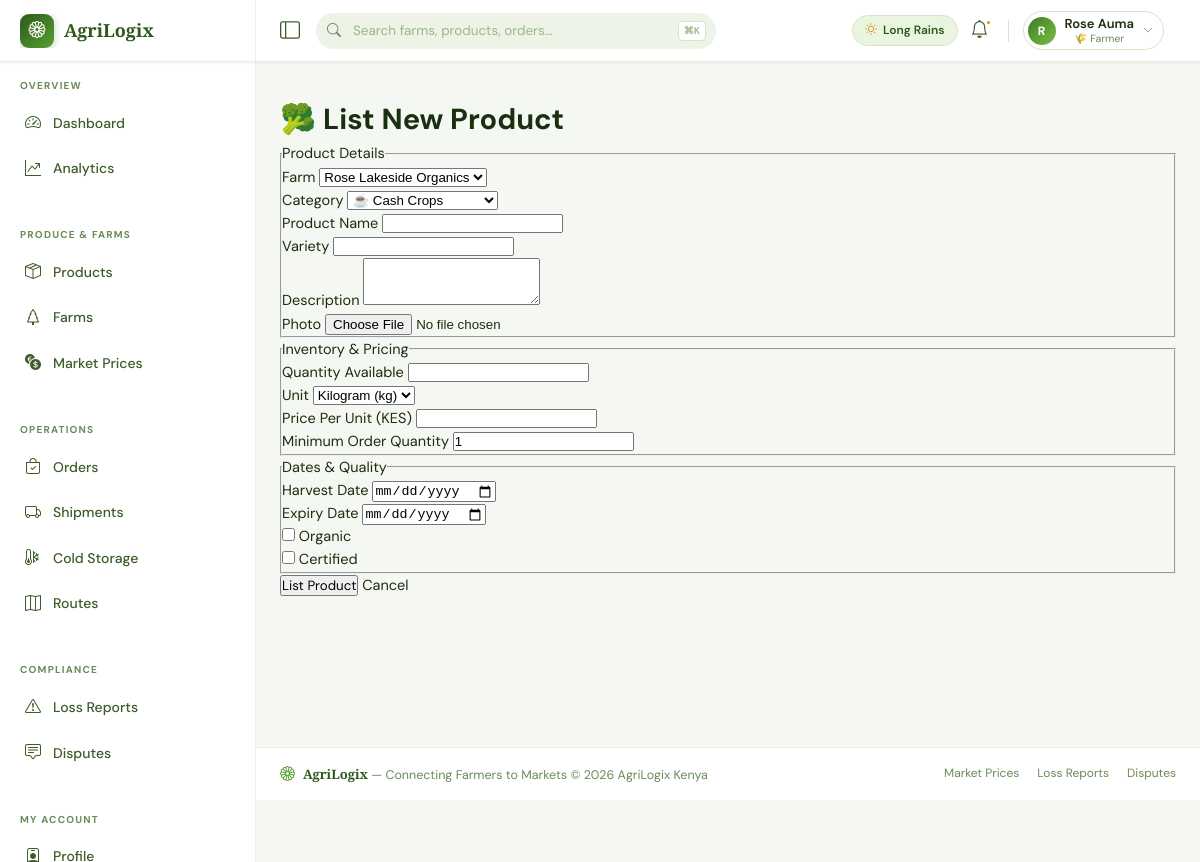
/products/new/ (signed in), run on the app's committed database.
### web_app/models.py (models this page shows, shortened)
class User(AbstractUser):
    ROLE_CHOICES = [
        ('farmer', '🌾 Farmer'),
        ('buyer', '🏪 Buyer / Market'),
        ('driver', '🚛 Logistics Driver'),
        ('cold_storage', '❄️ Cold Storage Operator'),
        ('admin', '⚙️ Platform Admin'),
    ]
    role = models.CharField(max_length=20, choices=ROLE_CHOICES, default='buyer')
    phone = models.CharField(max_length=20, unique=True, null=True, blank=True)
    profile_photo = models.ImageField(upload_to='profiles/', null=True, blank=True)
    location = models.CharField(max_length=255, blank=True)
    latitude = models.DecimalField(max_digits=9, decimal_places=6, null=True, blank=True)
    longitude = models.DecimalField(max_digits=9, decimal_places=6, null=True, blank=True)
    is_verified = models.BooleanField(default=False)
    rating = models.DecimalField(max_digits=3, decimal_places=2, default=0.00)
    total_transactions = models.PositiveIntegerField(default=0)
    created_at = models.DateTimeField(auto_now_add=True)
    updated_at = models.DateTimeField(auto_now=True)
    class Meta:
        verbose_name = "User"
        verbose_name_plural = "Users"

### web_app/views.py (the view, shortened to what this page needs)
# urls.py: path('products/new/', views.product_create_view, name='product_create'),
@login_required
def product_create_view(request):
    if request.user.role != 'farmer':
        messages.error(request, 'Only farmers can list products.')
        return redirect('product_list')
    farms = Farm.objects.filter(owner=request.user, is_active=True)
    categories = ProductCategory.objects.all()
    return render(request, 'products/create.html', {
        'farms': farms,
        'categories': categories,
        'unit_choices': Product.UNIT_CHOICES,
    })

### templates/products/create.html (shortened to what this page needs)
{% extends 'base.html' %}
{% block content %}
<h1>🥦 List New Product</h1>
<form method="post" enctype="multipart/form-data">
    <fieldset>
        <legend>Product Details</legend>
        <label>Farm
            <select name="farm" required>
                {% for farm in farms %}
                    <option value="{{ farm.pk }}">{{ farm.name }}</option>
                {% endfor %}
            </select>
        </label><br>
        <label>Category
            <select name="category" required>
                {% for cat in categories %}
                    <option value="{{ cat.pk }}">{{ cat.icon }} {{ cat.name }}</option>
                {% endfor %}
            </select>
        </label><br>
        <label>Product Name <input type="text" name="name" required></label><br>
        <label>Variety <input type="text" name="variety"></label><br>
        <label>Description <textarea name="description" rows="3"></textarea></label><br>
        <label>Photo <input type="file" name="photo" accept="image/*"></label><br>
    </fieldset>
    <fieldset>
        <legend>Inventory & Pricing</legend>
        <label>Quantity Available <input type="number" name="quantity_available" step="0.01" required></label><br>
        <label>Unit
            <select name="unit">
                {% for value, label in unit_choices %}
                    <option value="{{ value }}">{{ label }}</option>
                {% endfor %}
            </select>
        </label><br>
        <label>Price Per Unit (KES) <input type="number" name="price_per_unit" step="0.01" required></label><br>
        <label>Minimum Order Quantity <input type="number" name="minimum_order_quantity" step="0.01" value="1"></label><br>
    </fieldset>
    <fieldset>
        <legend>Dates & Quality</legend>
        <label>Harvest Date <input type="date" name="harvest_date" required></label><br>
        <label>Expiry Date <input type="date" name="expiry_date"></label><br>
        <label><input type="checkbox" name="is_organic"> Organic</label><br>
        <label><input type="checkbox" name="is_certified"> Certified</label><br>
    </fieldset>
    <button type="submit">List Product</button>
    <a href="{% url 'product_list' %}">Cancel</a>
</form>
{% endblock %}

### templates/base.html (shortened to what this page needs)
<!DOCTYPE html>
<html lang="en">
<head>
    <link href="https://cdn.jsdelivr.net/npm/bootstrap-icons@1.11.3/font/bootstrap-icons.min.css" rel="stylesheet">
</head>
<body>
<nav id="topnav" role="banner">
    <div class="nav-brand-zone">
        <a href="{% url 'dashboard' %}" style="display:flex;align-items:center;gap:10px;overflow:hidden;">
            <div class="brand-logo"><i class="bi bi-flower1"></i></div>
            <span class="brand-text">AgriLogix</span>
        </a>
    </div>
    <div class="nav-controls">
        <button class="sidebar-toggle-btn" id="sidebarToggle" aria-label="Toggle sidebar" title="Toggle navigation">
            <i class="bi bi-layout-sidebar"></i>
        </button>
        <div class="nav-search" role="search">
            <input type="text" id="globalSearch" placeholder="Search farms, products, orders…" autocomplete="off" aria-label="Global search">
            <span class="search-kbd">⌘K</span>
        </div>
        <div class="nav-right">
            {% if user.is_authenticated %}
            <div class="season-chip">
                <i class="bi bi-sun" style="color:var(--amber-400);"></i> Long Rains
            </div>
            <a href="{% url 'notification_list' %}" class="nav-icon-btn" aria-label="Notifications">
                <i class="bi bi-bell"></i>
                {% if unread_count %}
                    <span class="notif-count">{{ unread_count }}</span>
                {% else %}
                    <span class="notif-pip"></span>
                {% endif %}
            </a>
            <div class="profile-dropdown">
                <button class="profile-btn" id="profileToggle" aria-haspopup="true" aria-expanded="false">
                    <div class="p-avatar">{{ user.get_full_name|default:user.username|first|upper }}</div>
                    <div class="p-info">
                        <span class="p-name">{{ user.get_full_name|default:user.username }}</span>
                        <span class="p-role">{{ user.get_role_display }}</span>
                    </div>
                    <i class="bi bi-chevron-down p-chevron"></i>
                </button>
            </div>
            {% else %}
            <div class="auth-links">
                <a href="{% url 'login' %}" class="btn-ghost">Sign In</a>
                <a href="{% url 'register' %}" class="btn-solid">Get Started</a>
            </div>
            {% endif %}
        </div>
    </div>
</nav>
<div id="layout">
    <aside id="sidebar" role="navigation" aria-label="Main navigation">
        <div class="sidebar-inner">
            <span class="sb-section-label">Overview</span>
            <a href="{% url 'dashboard' %}" class="sidebar-link"><i class="bi bi-speedometer2"></i> Dashboard</a>
            <a href="{% url 'analytics_dashboard' %}" class="sidebar-link"><i class="bi bi-graph-up-arrow"></i> Analytics</a>
            <span class="sb-section-label">Produce &amp; Farms</span>
            <a href="{% url 'product_list' %}" class="sidebar-link"><i class="bi bi-box-seam"></i> Products</a>
            <a href="{% url 'farm_list' %}" class="sidebar-link"><i class="bi bi-tree"></i> Farms</a>
            <a href="{% url 'market_prices' %}" class="sidebar-link"><i class="bi bi-currency-exchange"></i> Market Prices</a>
            <span class="sb-section-label">Operations</span>
            <a href="{% url 'order_list' %}" class="sidebar-link"><i class="bi bi-bag-check"></i> Orders</a>
            <a href="{% url 'shipment_list' %}" class="sidebar-link"><i class="bi bi-truck"></i> Shipments</a>
            <a href="{% url 'cold_storage_list' %}" class="sidebar-link"><i class="bi bi-thermometer-snow"></i> Cold Storage</a>
            <a href="{% url 'route_list' %}" class="sidebar-link"><i class="bi bi-map"></i> Routes</a>
            <span class="sb-section-label">Compliance</span>
            <a href="{% url 'loss_report_list' %}" class="sidebar-link"><i class="bi bi-exclamation-triangle"></i> Loss Reports</a>
            <a href="{% url 'dispute_list' %}" class="sidebar-link"><i class="bi bi-chat-square-text"></i> Disputes</a>
            {% if user.is_authenticated %}
            <span class="sb-section-label">My Account</span>
            <a href="{% url 'profile' %}" class="sidebar-link"><i class="bi bi-person-badge"></i> Profile</a>
            {% endif %}
        </div>
    </aside>
    <div id="page-content">
        <div id="breadcrumb-wrap">{% block breadcrumb %}{% endblock %}</div>
        <main id="main-content">
            {% block content %}{% endblock %}
        </main>
        <footer id="footer">
            <div class="footer-brand">
                <i class="bi bi-flower1" style="color:var(--green-400);font-size:15px;"></i>
                <span><strong>AgriLogix</strong> — Connecting Farmers to Markets &copy; {% now "Y" %} AgriLogix Kenya</span>
            </div>
            <nav class="footer-links" aria-label="Footer links">
                <a href="{% url 'market_prices' %}">Market Prices</a>
                <a href="{% url 'loss_report_list' %}">Loss Reports</a>
                <a href="{% url 'dispute_list' %}">Disputes</a>
            </nav>
        </footer>
    </div>
</div>
</body>
</html>

### data on the page
User: get_full_name|first "R", get_full_name "Rose Auma", role "🌾 Farmer"

### other printed values
form field farm "Rose Lakeside Organics"
form field category "☕ Cash Crops"
form field unit "Kilogram (kg)"
